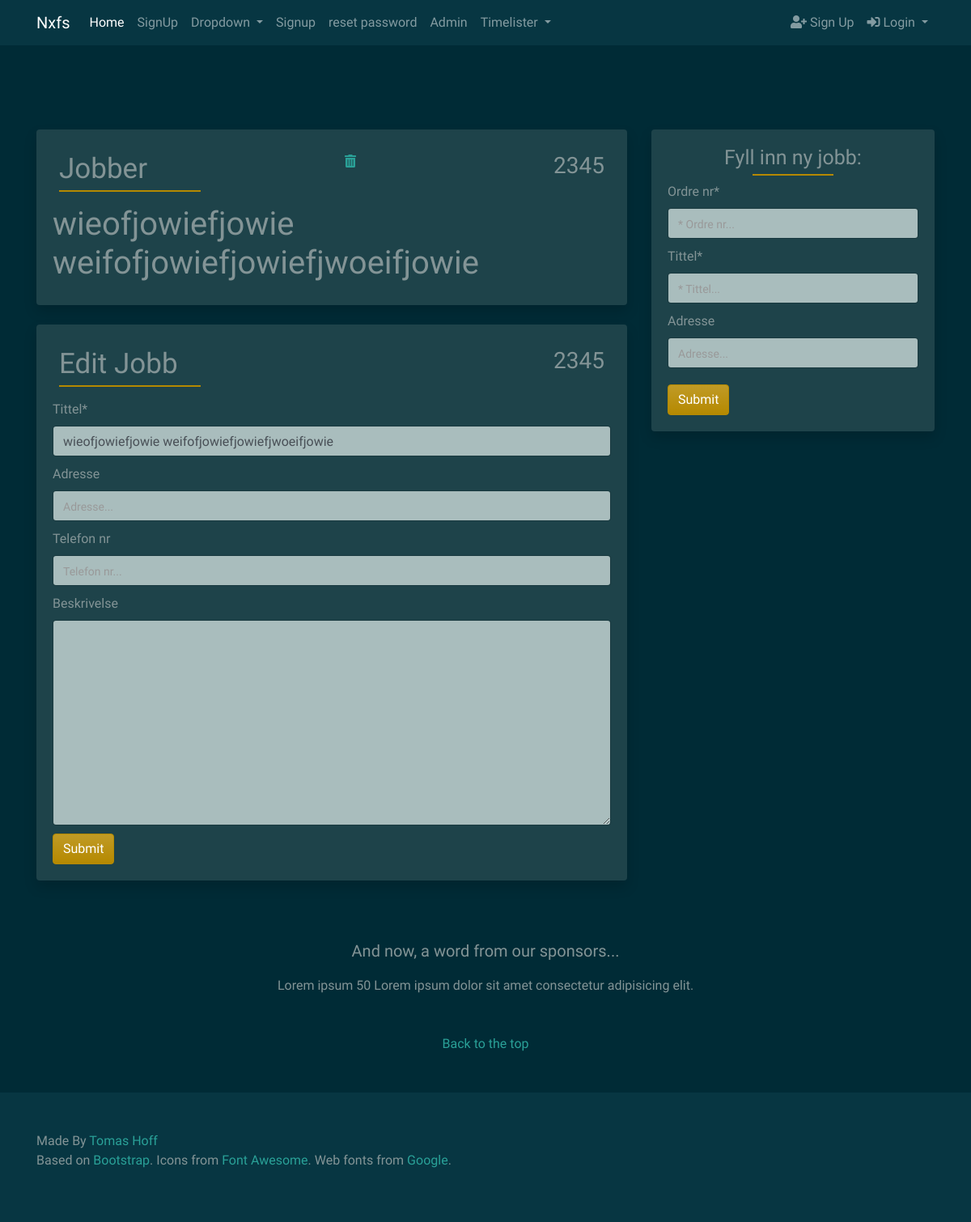
Before: /timelister/jobb/2345/ with the older database file.
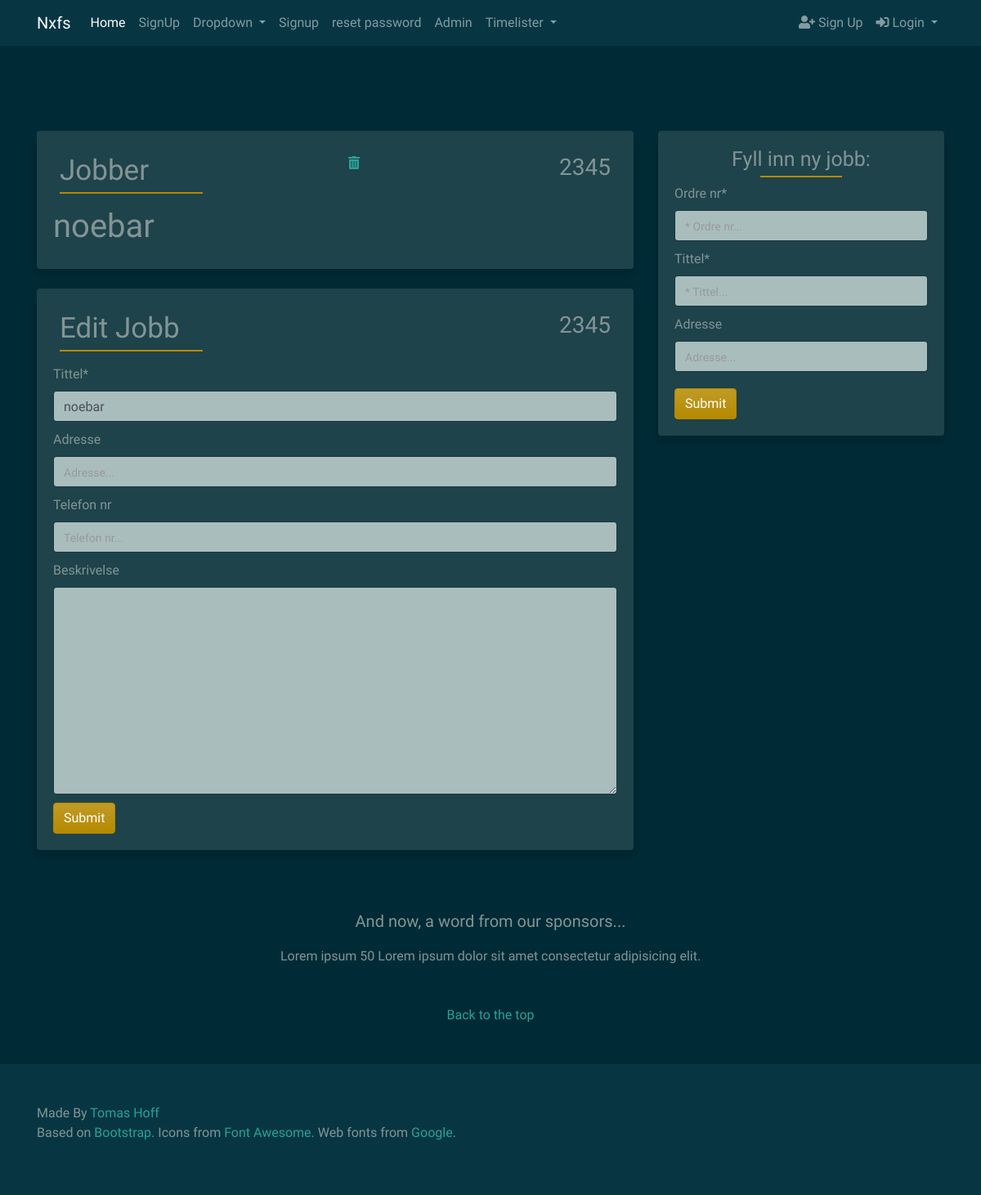
After: the same page with the newer database file.
### timelister/models.py (models this page shows)
class Jobber(models.Model):
    ordre_nr = models.PositiveSmallIntegerField(primary_key=True)
    tittel = models.CharField(max_length=64, blank=True)
    adresse = models.CharField(max_length=256, blank=True)
    telefon_nr = models.CharField(max_length=64, blank=True)
    beskrivelse = models.TextField(blank=True)
    date = models.DateTimeField(auto_now_add=True)
    class Meta:
        verbose_name = 'Jobb'
        verbose_name_plural = 'Jobber'
    def __str__(self):
        return self.tittel

### timelister/views.py (the view, shortened to what this page needs)
# urls.py: path('jobb/<object_id>/', views.jobbdetail, name='jobbdetail'),
def jobbdetail(request, object_id):
    jobb = get_object_or_404(models.Jobber, pk=object_id)
    editjobb = EditJobbForm(request.POST or None, instance=jobb)
    jobbform = JobberForm(request.POST or None)
    context = {
        'jobb': jobb,
        'jobbform': jobbform,
        'editjobb': editjobb,
    }
    return render(request, 'timelister/jobbdetail.html', context)

### timelister/forms.py
class JobberForm(forms.ModelForm):
    ordre_nr = forms.CharField(max_length=4, required=True, widget=forms.TextInput(
        attrs={
            'placeholder': '* Ordre nr...',
        }))
    tittel = forms.CharField(max_length=64, widget=forms.TextInput(
        attrs={
            'placeholder': '* Tittel...',
        }))
    adresse = forms.CharField(max_length=256, required=False, widget=forms.TextInput(
        attrs={
            'placeholder': 'Adresse...',
        }))
    class Meta:
        model = Jobber
        fields = (
            'ordre_nr',
            'tittel',
            'adresse',
        )

### srv/context_processors.py (called while the page is built)
def custom_context(request):
    navbarloginform = LoginForm(request.POST or None)
    return {
        'navbarloginform': navbarloginform
    }

### templates/timelister/jobbdetail.html (shortened to what this page needs)
{% extends 'base.html' %}
{% block content %}
{% load crispy_forms_tags %}
<div class="col-lg-8">
    <div class="card border-0 shadow mb-4">
        <div class="card-body">
            <div class="d-flex justify-content-between">
                <div class="p-2">
                    <h2 class="card-body">Jobber</h2>
                </div>
                <div class="p-2"><a href="{% url 'delete_jobber' jobb.ordre_nr %}" class="confirm-delete"
                        data-toggle="modal" data-target="#confirmTimerDeleteModal" id="deleteButton{{jobb.ordre_nr}}">
                        <i class="fas fa-trash-alt" tooltip-toggle="tooltip" title="Delete"></i></a></div>
                <div class="p-2">
                    <h3>{{ jobb.ordre_nr }}</h3>
                </div>
            </div>
            <h1>{{ jobb }}</h1>
        </div>
    </div>
    <div class="card border-0 shadow mb-4">
        <div class="card-body">
            <div class="d-flex justify-content-between">
                <div class="p-2">
                    <h2 class="card-body">Edit Jobb</h2>
                </div>
                <div class="p-2"></div>
                <div class="p-2">
                    <h3>{{ jobb.ordre_nr }}</h3>
                </div>
            </div>
            <form method="POST" action=".">
                {{ editjobb|crispy }}
                <button type="submit" class="btn btn-primary button-card">Submit</button>
            </form>
        </div>
    </div>
</div>
<div class="col-lg-4">
    <div class="card border-0 shadow mb-4 d-none d-lg-block">
        <div class="card-body">
            <div class="form-group">
                <h2>Fyll inn ny jobb:
                </h2>
                <form method="POST" action=".">
                    {{ jobbform|crispy }}
                    <button type="submit" class="btn btn-primary button-card">Submit</button>
                </form>
            </div>
        </div>
    </div>
</div>
{% endblock content %}

Changed rows visible on the page:
changed Jobber id 2345: tittel "wieofjowiefjowie weifofjowiefjowiefjwoeifjowie" → "noebar"
